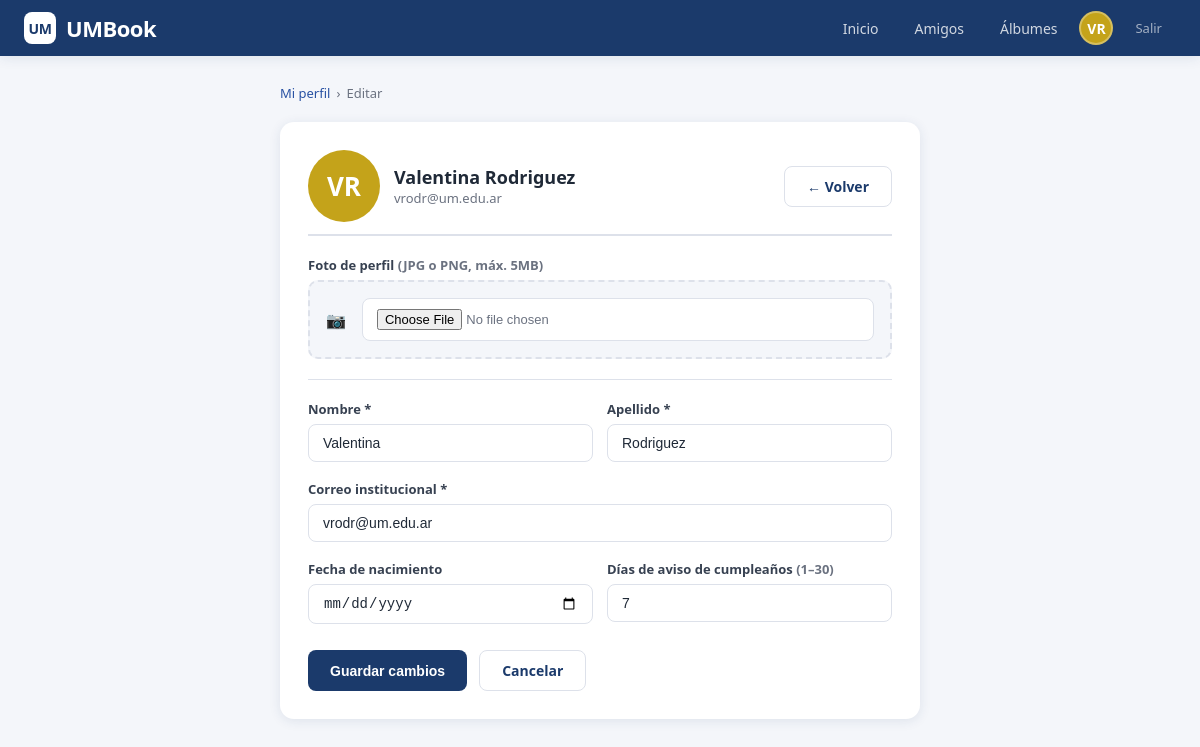
The page /perfil/editar (signed in) on the database its author committed.
### tables this page shows
CREATE TABLE usuario (
                id          INTEGER PRIMARY KEY AUTOINCREMENT,
                nombre      TEXT    NOT NULL,
                apellido    TEXT    NOT NULL,
                email       TEXT    NOT NULL UNIQUE,
                contrasena  TEXT    NOT NULL,
                foto_perfil TEXT,
                fecha_nac   TEXT,
                dias_aviso  INTEGER DEFAULT 7,
                activo      INTEGER DEFAULT 1
            );

### app.py (the view, shortened to what this page needs)
@app.route("/perfil/editar", methods=["GET", "POST"])
@login_requerido
def editar_perfil():
    gestion = GestionUsuarios()
    usuario = gestion.obtener_por_id(session["usuario_id"])
    return render_template("editar_perfil.html", usuario=usuario)

### app.py (called while the page is built)
def login_requerido(f):
    from functools import wraps
    @wraps(f)
    def decorador(*args, **kwargs):
        if "usuario_id" not in session:
            return redirect(url_for("login"))
        return f(*args, **kwargs)
    return decorador

### infrastructure/persistencia.py (called while the page is built)
    def __new__(cls):
        if cls._instancia is None:
            cls._instancia = super().__new__(cls)
        return cls._instancia

    def obtener_conexion(self) -> sqlite3.Connection:
        if self._conexion is None:
            raise RuntimeError("La base de datos no está conectada.")
        return self._conexion

### models/gestion_usuarios.py (called while the page is built)
    def obtener_por_id(self, usuario_id: int) -> Usuario:
        row = self._db.execute(
            "SELECT * FROM usuario WHERE id = ?", (usuario_id,)
        ).fetchone()
        if not row:
            raise ErrorNegocio(f"No existe el usuario con id {usuario_id}.")
        return self._fila_a_usuario(row)

    def _fila_a_usuario(self, row) -> Usuario:
        return Usuario(
            id=row["id"],
            nombre=row["nombre"],
            apellido=row["apellido"],
            email=row["email"],
            contrasena=row["contrasena"],
            foto_perfil=row["foto_perfil"],
            fecha_nac=row["fecha_nac"],
            dias_aviso=row["dias_aviso"],
            activo=bool(row["activo"])
        )

### models/usuario.py (called while the page is built)
    @property
    def nombre(self) -> str:
        return self._nombre

    @property
    def apellido(self) -> str:
        return self._apellido

    @property
    def email(self) -> str:
        return self._email

    @property
    def fecha_nac(self) -> str:
        return self._fecha_nac

    @property
    def dias_aviso(self) -> int:
        return self._dias_aviso

### templates/editar_perfil.html (shortened to what this page needs)
{% extends "base.html" %}
{% block contenido %}
<div class="contenedor" style="max-width:680px;">
  <div class="breadcrumb">
    <a href="{{ url_for('perfil') }}">Mi perfil</a>
    <span>›</span>
    <span>Editar</span>
  </div>
  <div class="tarjeta">
    <div style="display:flex;align-items:center;justify-content:space-between;margin-bottom:20px;padding-bottom:12px;border-bottom:2px solid var(--gris-borde);">
      <div style="display:flex;align-items:center;gap:14px;">
        <div class="avatar-grande">
          {{ usuario.nombre[0]|upper }}{{ usuario.apellido[0]|upper }}
        </div>
        <div>
          <h2 style="font-size:18px;font-weight:700;">{{ usuario.nombre }} {{ usuario.apellido }}</h2>
          <p style="font-size:13px;color:var(--gris-texto);">{{ usuario.email }}</p>
        </div>
      </div>
      <a href="{{ url_for('perfil') }}" class="btn btn-secundario">← Volver</a>
    </div>
    <form method="POST" action="{{ url_for('editar_perfil') }}" enctype="multipart/form-data">
      <div class="campo">
        <label>Foto de perfil <span class="text-muted">(JPG o PNG, máx. 5MB)</span></label>
        <div class="foto-upload-area">
          <span>📷</span>
          <input type="file" name="foto_perfil" accept=".jpg,.jpeg,.png">
        </div>
      </div>
      <hr class="divider">
      <div class="fila">
        <div class="campo">
          <label>Nombre *</label>
          <input type="text" name="nombre" value="{{ usuario.nombre }}" required maxlength="50" autofocus>
        </div>
        <div class="campo">
          <label>Apellido *</label>
          <input type="text" name="apellido" value="{{ usuario.apellido }}" required maxlength="50">
        </div>
      </div>
      <div class="campo">
        <label>Correo institucional *</label>
        <input type="email" name="email" value="{{ usuario.email }}" required>
      </div>
      <div class="fila">
        <div class="campo">
          <label>Fecha de nacimiento</label>
          <input type="date" name="fecha_nac" value="{{ usuario.fecha_nac or '' }}">
        </div>
        <div class="campo">
          <label>Días de aviso de cumpleaños <span class="text-muted">(1–30)</span></label>
          <input type="number" name="dias_aviso" min="1" max="30" value="{{ usuario.dias_aviso or 7 }}">
        </div>
      </div>
      <div style="display:flex;gap:12px;margin-top:8px;">
        <button type="submit" class="btn btn-primario">Guardar cambios</button>
        <a href="{{ url_for('perfil') }}" class="btn btn-secundario">Cancelar</a>
      </div>
    </form>
  </div>
</div>
{% endblock %}

### static/css/umbook.css (style rules this page uses)
:root { --azul: #1B3A6B; --azul-claro: #2952A3; --dorado: #C4A31A; --blanco: #FFFFFF; --gris-fondo: #F4F6FA; --gris-borde: #DDE1EA; --gris-texto: #6B7280; --verde: #16A34A; --rojo: #DC2626; --sombra: 0 2px 12px rgba(27,58,107,0.10); }
* { box-sizing: border-box; margin: 0; padding: 0; }
body { font-family: 'Segoe UI', system-ui, sans-serif; background: var(--gris-fondo); color: #1F2937; min-height: 100vh; }
.contenedor { max-width: 900px; margin: 0 auto; padding: 28px 20px; }
.tarjeta { background: white; border-radius: 14px; box-shadow: var(--sombra); padding: 28px; margin-bottom: 20px; }
.campo { margin-bottom: 18px; }
.campo label { display: block; font-size: 13px; font-weight: 600; color: #374151; margin-bottom: 6px; }
.campo input, .campo select, .campo textarea { width: 100%; padding: 10px 14px; border: 1.5px solid var(--gris-borde); border-radius: 8px; font-size: 14px; transition: border-color 0.15s, box-shadow 0.15s; background: white; color: #1F2937; }
.btn { display: inline-flex; align-items: center; justify-content: center; gap: 6px; padding: 10px 22px; border-radius: 8px; font-size: 14px; font-weight: 600; cursor: pointer; transition: all 0.15s; border: none; text-decoration: none; }
.btn-primario { background: var(--azul); color: white; }
.btn-secundario { background: white; color: var(--azul); border: 1.5px solid var(--gris-borde); }
.avatar-grande { width: 72px; height: 72px; border-radius: 50%; background: var(--dorado); color: white; display: flex; align-items: center; justify-content: center; font-size: 26px; font-weight: 700; flex-shrink: 0; }
.foto-upload-area { display: flex; align-items: center; gap: 16px; padding: 16px; border: 2px dashed var(--gris-borde); border-radius: 10px; margin-bottom: 20px; background: var(--gris-fondo); }
.foto-upload-area input[type=file] { font-size: 13px; color: var(--gris-texto); }
.breadcrumb { display: flex; align-items: center; gap: 6px; font-size: 13px; color: var(--gris-texto); margin-bottom: 20px; }
.breadcrumb a { color: var(--azul-claro); text-decoration: none; }
.fila { display: flex; gap: 14px; }
.fila .campo { flex: 1; }
.divider { border: none; border-top: 1px solid var(--gris-borde); margin: 20px 0; }
.text-muted { color: var(--gris-texto); font-size: 13px; }

### rows shown on the page
usuario: nombre "V", apellido "R", nombre "Valentina", apellido "Rodriguez", email "vrodr@um.edu.ar", dias_aviso "7"

### other values the page prints
{{ session.nombre[0]|upper }} "V"
{{ session.apellido[0]|upper }} "R"
